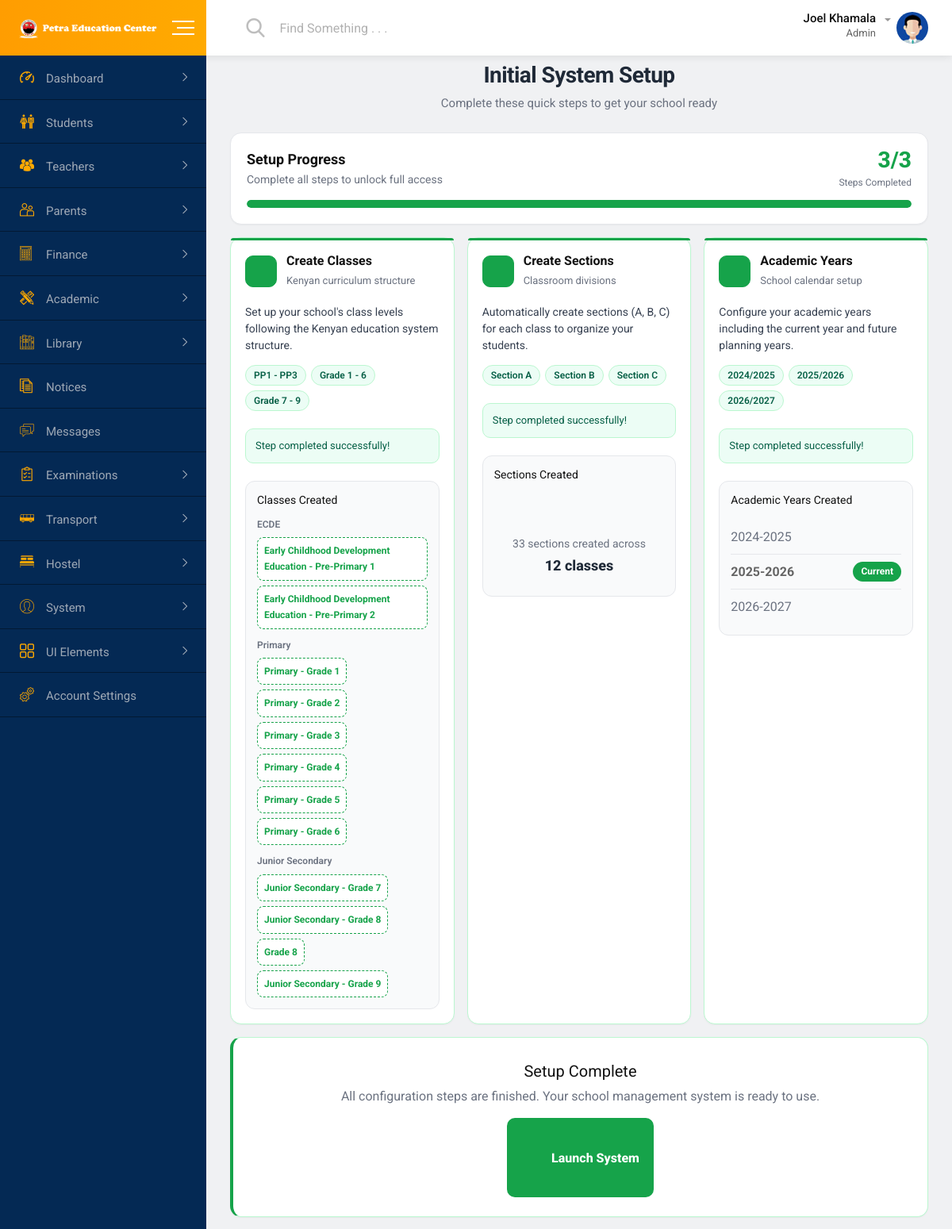
The app's page /dashboard/setup/ (signed in) with its own data.
### core/models.py (models this page shows, shortened)
class Class(models.Model):
    LEVEL_CATEGORIES = [
        ('ECDE', 'Early Childhood Development Education'),
        ('PRIMARY', 'Primary'),
        ('JUNIOR_SECONDARY', 'Junior Secondary'),
    ]
    GRADE_LEVELS = [
        ('PP1', 'Pre-Primary 1'),
        ('PP2', 'Pre-Primary 2'),
        ('1', 'Grade 1'),
        ('2', 'Grade 2'),
        ('3', 'Grade 3'),
        ('4', 'Grade 4'),
        ('5', 'Grade 5'),
        ('6', 'Grade 6'),
        ('7', 'Grade 7'),
        ('8', 'Grade 8'),
        ('9', 'Grade 9'),
    ]
    name = models.CharField(max_length=50)
    code = models.CharField(max_length=10, unique=True)
    level_category = models.CharField(max_length=20, choices=LEVEL_CATEGORIES)
    grade_level = models.CharField(max_length=3, choices=GRADE_LEVELS)
    capacity = models.IntegerField(default=30)
    class_teacher = models.ForeignKey('Teacher', on_delete=models.SET_NULL, null=True, blank=True)
    class Meta:
        ordering = ['level_category', 'grade_level']
        verbose_name_plural = 'Classes'

class AcademicYear(models.Model):
    name = models.CharField(max_length=50, unique=True)
    start_date = models.DateField()
    end_date = models.DateField()
    is_current = models.BooleanField(default=False)

### dashboard/views.py (the view)
# urls.py: path('setup/', views.initial_setup, name='initial_setup'),
@admin_required
def initial_setup(request):
    classes = Class.objects.all()
    sections = Section.objects.all()
    academic_years = AcademicYear.objects.all()
    context = {
        'classes': classes,
        'sections': sections,
        'academic_years': academic_years,
        'classes_exist': classes.exists(),
        'sections_exist': sections.exists(),
        'academic_years_exist': academic_years.exists(),
    }
    return render(request, 'setup/initial_setup.html', context)

### templates/setup/initial_setup.html (shortened to what this page needs)
{% extends 'base.html' %}
{% load static %}
{% block content %}
<div id="wrapper" class="wrapper">
    {% include 'includes/header.html' %}
    <div class="dashboard-page-one">
        {% include 'includes/sidebar.html' %}
        <div class="dashboard-content-one">
            <div class="container-custom">
                <div class="header">
                    <h1>Initial System Setup</h1>
                    <p>Complete these quick steps to get your school ready</p>
                </div>
                <div class="progress-card">
                    <div class="progress-row">
                        <div class="progress-title">
                            <h2>Setup Progress</h2>
                            <p>Complete all steps to unlock full access</p>
                        </div>
                        <div class="progress-stats">
                            {% with total_steps=3 completed_steps=classes_exist|add:sections_exist|add:academic_years_exist %}
                            <div class="progress-number" id="progressNumber">{{ completed_steps }}/3</div>
                            <div class="progress-label">Steps Completed</div>
                            {% endwith %}
                        </div>
                    </div>
                    <div class="bar">
                        {% with total_steps=3 completed_steps=classes_exist|add:sections_exist|add:academic_years_exist %}
                        {% widthratio completed_steps 3 100 as percentage %}
                        <div class="bar-fill" id="progressBar" style="width: {{ percentage }}%"></div>
                        {% endwith %}
                    </div>
                </div>
                <div class="grid">
                    <div class="card {% if classes_exist %}complete{% endif %}" id="step1">
                        <div class="step-head">
                            <div class="step-num">
                                <i class="fa-solid fa-check" {% if not classes_exist %}style="display:none"{% endif %}></i>
                            </div>
                            <div class="step-info">
                                <h3>Create Classes</h3>
                                <p>Kenyan curriculum structure</p>
                            </div>
                        </div>
                        <p class="desc">Set up your school's class levels following the Kenyan education system structure.</p>
                        <div class="badge-row">
                            <span class="badge">PP1 - PP3</span>
                            <span class="badge">Grade 1 - 6</span>
                            <span class="badge">Grade 7 - 9</span>
                        </div>
                        {% if not classes_exist %}
                        <button class="btn" id="createClassesBtn">
                            <i class="fa-solid fa-plus"></i><span>Create Classes</span>
                        </button>
                        {% else %}
                        <div class="alert alert-success">
                             Step completed successfully!
                        </div>
                        <div class="existing">
                            <h4>Classes Created</h4>
                            <div class="group">
                                <span class="label">ECDE</span>
                                <div class="chips">
                                    {% for class in classes %}
                                        {% if class.level_category == "ECDE" %}
                                        <span class="chip">{{ class.name }}</span>
                                        {% endif %}
                                    {% endfor %}
                                </div>
                            </div>
                            <div class="group">
                                <span class="label">Primary</span>
                                <div class="chips">
                                    {% for class in classes %}
                                        {% if class.level_category == "PRIMARY" %}
                                        <span class="chip">{{ class.name }}</span>
                                        {% endif %}
                                    {% endfor %}
                                </div>
                            </div>
                            <div class="group">
                                <span class="label">Junior Secondary</span>
                                <div class="chips">
                                    {% for class in classes %}
                                        {% if class.level_category == "JUNIOR_SECONDARY" %}
                                        <span class="chip">{{ class.name }}</span>
                                        {% endif %}
                                    {% endfor %}
                                </div>
                            </div>
                        </div>
                        {% endif %}
                    </div>
                    <div class="card {% if sections_exist %}complete{% endif %}" id="step2">
                        <div class="step-head">
                            <div class="step-num">
                                <i class="fa-solid fa-check" {% if not sections_exist %}style="display:none"{% endif %}></i>
                            </div>
                            <div class="step-info">
                                <h3>Create Sections</h3>
                                <p>Classroom divisions</p>
                            </div>
                        </div>
                        <p class="desc">Automatically create sections (A, B, C) for each class to organize your students.</p>
                        <div class="badge-row">
                            <span class="badge">Section A</span>
                            <span class="badge">Section B</span>
                            <span class="badge">Section C</span>
                        </div>
                        {% if classes_exist and not sections_exist %}
                        <button class="btn" id="createSectionsBtn">
                            <i class="fa-solid fa-plus"></i><span>Create Sections</span>
                        </button>
                        {% elif not classes_exist %}
                        <div class="alert alert-warning">
                            <i class="fa-solid fa-lock"></i> Complete classes first to unlock this step
                        </div>
                        {% else %}
                        <div class="alert alert-success">
                             Step completed successfully!
                        </div>
                        <div class="existing">
                            <h4>Sections Created</h4>
                            <div style="text-align:center;padding:8px 0;">
                                <i class="fa-solid fa-layer-group" style="font-size:28px;color:var(--primary);margin-bottom:6px;"></i>
                                <div style="color:var(--muted);font-size:14px;">{{ sections.count }} sections created across</div>
                                <div style="font-weight:800;font-size:18px;color:var(--text);">{{ classes.count }} classes</div>
                            </div>
                        </div>
                        {% endif %}
                    </div>
                    <div class="card {% if academic_years_exist %}complete{% endif %}" id="step3">
                        <div class="step-head">
                            <div class="step-num">
                                <i class="fa-solid fa-check" {% if not academic_years_exist %}style="display:none"{% endif %}></i>
                            </div>
                            <div class="step-info">
                                <h3>Academic Years</h3>
                                <p>School calendar setup</p>
                            </div>
                        </div>
                        <p class="desc">Configure your academic years including the current year and future planning years.</p>
                        <div class="badge-row">
                            <span class="badge">2024/2025</span>
                            <span class="badge">2025/2026</span>
                            <span class="badge">2026/2027</span>
                        </div>
                        {% if classes_exist and sections_exist and not academic_years_exist %}
                        <button class="btn" id="createAcademicYearsBtn">
                            <i class="fa-solid fa-plus"></i><span>Create Academic Years</span>
                        </button>
                        {% elif not classes_exist or not sections_exist %}
                        <div class="alert alert-warning">
                            <i class="fa-solid fa-lock"></i> Complete previous steps first
                        </div>
                        {% else %}
                        <div class="alert alert-success">
                             Step completed successfully!
                        </div>
                        <div class="existing">
                            <h4>Academic Years Created</h4>
                            <div style="padding-top:4px">
                                {% for year in academic_years %}
                                <div style="display:flex;justify-content:space-between;align-items:center;padding:8px 0;{% if not forloop.last %}border-bottom:1px solid var(--border);{% endif %}">
                                    <span style="{% if year.is_current %}font-weight:700{% else %}color:var(--muted){% endif %}">{{ year.name }}</span>
                                    {% if year.is_current %}
                                    <span style="background:var(--primary);color:white;border-radius:999px;padding:2px 10px;font-size:12px;font-weight:700">Current</span>
                                    {% endif %}
                                </div>
                                {% endfor %}
                            </div>
                        </div>
                        {% endif %}
                    </div>
                </div>
                {% if classes_exist and sections_exist and academic_years_exist %}
                <div id="completeSection" class="complete-wrap pb-4">
                    <div class="complete-card">
                        <h2>Setup Complete</h2>
                        <p>All configuration steps are finished. Your school management system is ready to use.</p>
                        <a href="{% url 'complete_setup' %}" class="btn-launch">
                            <i class="fa-solid fa-rocket"></i> Launch System
                        </a>
                    </div>
                </div>
                {% endif %}
            </div>
        </div>
    </div>
</div>
{% endblock %}

### templates/includes/header.html (shortened to what this page needs)
{% load static %}
<div class="navbar navbar-expand-md header-menu-one bg-light">
    <div class="nav-bar-header-one">
        <div class="header-logo">
            <a href="{% url 'dashboard' %}">
                <img src="{% static 'img/logo3.png' %}" width="190" alt="logo">
            </a>
        </div>
        <div class="toggle-button sidebar-toggle">
            <button type="button" class="item-link">
                <span class="btn-icon-wrap">
                    <span></span>
                    <span></span>
                    <span></span>
                </span>
            </button>
        </div>
    </div>
    <div class="header-main-menu collapse navbar-collapse" id="mobile-navbar">
        <ul class="navbar-nav">
            <li class="navbar-item header-search-bar">
                <div class="input-group stylish-input-group">
                    <span class="input-group-addon">
                        <button type="submit">
                            <span class="flaticon-search" aria-hidden="true"></span>
                        </button>
                    </span>
                    <input type="text" class="form-control" placeholder="Find Something . . .">
                </div>
            </li>
        </ul>
        <ul class="navbar-nav">
            <li class="navbar-item dropdown header-admin">
                <a class="navbar-nav-link dropdown-toggle" href="#" role="button"
                   data-toggle="dropdown" aria-expanded="false">
                    <div class="admin-title">
                        <h5 class="item-title">{{ request.user.get_full_name|default:request.user.username }}</h5>
                        <span>
                            {% if request.user.is_superuser or request.user.is_staff %}
                                Admin
                            {% elif request.user.teacher %}
                                Teacher
                            {% elif request.user.student %}
                                Student
                            {% elif request.user.parent %}
                                Parent
                            {% else %}
                                User
                            {% endif %}
                        </span>
                    </div>
                    <div class="admin-img">
                        {% if request.user.teacher and request.user.teacher.photo %}
                            <img src="{{ request.user.teacher.photo.url }}" alt="Teacher" class="img-rounded" width="40">
                        {% elif request.user.student and request.user.student.photo %}
                            <img src="{{ request.user.student.photo.url }}" alt="Student" class="img-rounded" width="40">
                        {% elif request.user.parent and request.user.parent.photo %}
                            <img src="{{ request.user.parent.photo.url }}" alt="Parent" class="img-rounded" width="40">
                        {% else %}
                            <img src="{% static 'img/figure/admin.jpg' %}" alt="User" class="img-rounded" width="40">
                        {% endif %}
                    </div>
                </a>
            </li>
        </ul>
    </div>
</div>

### records on screen
Class: name "Early Childhood Development Education - Pre-Primary 1"
Class: name "Early Childhood Development Education - Pre-Primary 2"
Class: name "Primary - Grade 1"
Class: name "Primary - Grade 2"
Class: name "Primary - Grade 3"
Class: name "Primary - Grade 4"
Class: name "Primary - Grade 5"
Class: name "Primary - Grade 6"
Class: name "Junior Secondary - Grade 7"
Class: name "Junior Secondary - Grade 8"
Class: name "Grade 8"
Class: name "Junior Secondary - Grade 9"
AcademicYear: name "2024-2025"
AcademicYear: name "2025-2026", is_current "Current"
AcademicYear: name "2026-2027"

### other values on screen
{{ request.user.get_full_name|default:request.user.username }} "Joel Khamala"
{{ completed_steps }} "3"
{{ sections.count }} "33"
{{ classes.count }} "12"
